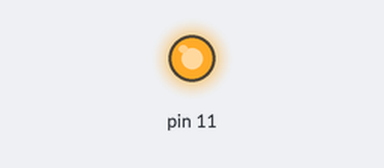
Bench run of a sketch on a simulated Arduino Uno, built with avr-gcc and run on an emulated ATmega328P. Parts: output pins drawn as LEDs (lit = HIGH).

Above: at 0.5 s.
At 6.6 s:
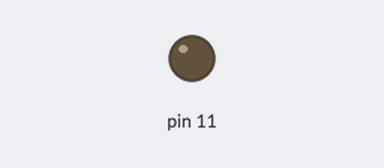
Timing chart, 0 to 8.3 s (numbered marks = the images above):
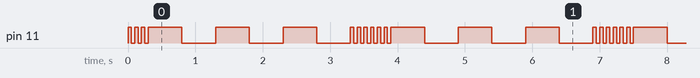

Measured:
- by itself, pin 11: repeats every 3.6 s: 2 × (LOW 0.05 s, HIGH 0.05 s), LOW 0.05 s, 3 × (HIGH 0.50 s, LOW 0.50 s), 3 × (HIGH 0.05 s, LOW 0.05 s), HIGH 0.05 s
- by itself, everything shown: repeats every 3.6 s, in 18 steps

The sketch:

sosblinkingled.ino
```cpp
void setup() {
  pinMode (11,OUTPUT);
  // put your setup code here, to run once:

}

void loop() {
  digitalWrite(11,HIGH);
  delay(50);
  digitalWrite(11,LOW);
  delay(50);

   digitalWrite(11,HIGH);
  delay(50);
  digitalWrite(11,LOW);
  delay(50);

   digitalWrite(11,HIGH);
  delay(50);
  digitalWrite(11,LOW);
  delay(50);


  digitalWrite(11,HIGH);
  delay(500);
  digitalWrite(11,LOW);
  delay(500);

   digitalWrite(11,HIGH);
  delay(500);
  digitalWrite(11,LOW);
  delay(500);

   digitalWrite(11,HIGH);
  delay(500);
  digitalWrite(11,LOW);
  delay(500);


  digitalWrite(11,HIGH);
  delay(50);
  digitalWrite(11,LOW);
  delay(50);

   digitalWrite(11,HIGH);
  delay(50);
  digitalWrite(11,LOW);
  delay(50);

   digitalWrite(11,HIGH);
  delay(50);
  digitalWrite(11,LOW);
  delay(50);

  // put your main code here, to run repeatedly:

}
```
